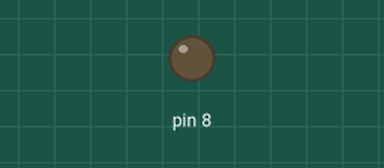
Simulated run of this sketch. Board: Arduino Uno, built with avr-gcc and run on an emulated ATmega328P. Parts: output pins drawn as LEDs (lit = HIGH).

Above: at 0.7 s.
At 7.1 s:
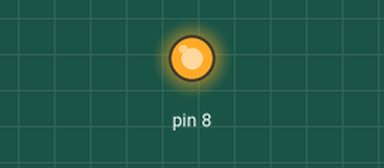
Timing chart, 0 to 9.1 s (numbered marks = the images above):
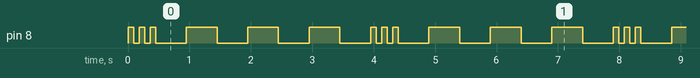

Measured:
- by itself, pin 8: repeats every 4.0 s: 2 × (LOW 0.09 s, HIGH 0.09 s), 3 × (LOW 0.50 s, HIGH 0.50 s), LOW 0.50 s, HIGH 0.09 s
- by itself, everything shown: repeats every 4.0 s, in 12 steps

The sketch:

program2.ino
```cpp
// MORSE CODE
void setup(){
  pinMode(8, OUTPUT);
}

void loop(){

  for(int i=0; i<3; i++) {
    digitalWrite(8, HIGH);
    delay(90);
    digitalWrite(8, LOW);
    delay(90);
  }

  delay(410);

  for(int i=0; i<3; i++){
    digitalWrite(8, HIGH);
    delay(500);
    digitalWrite(8, LOW);
    delay(500);
  }
}
```
